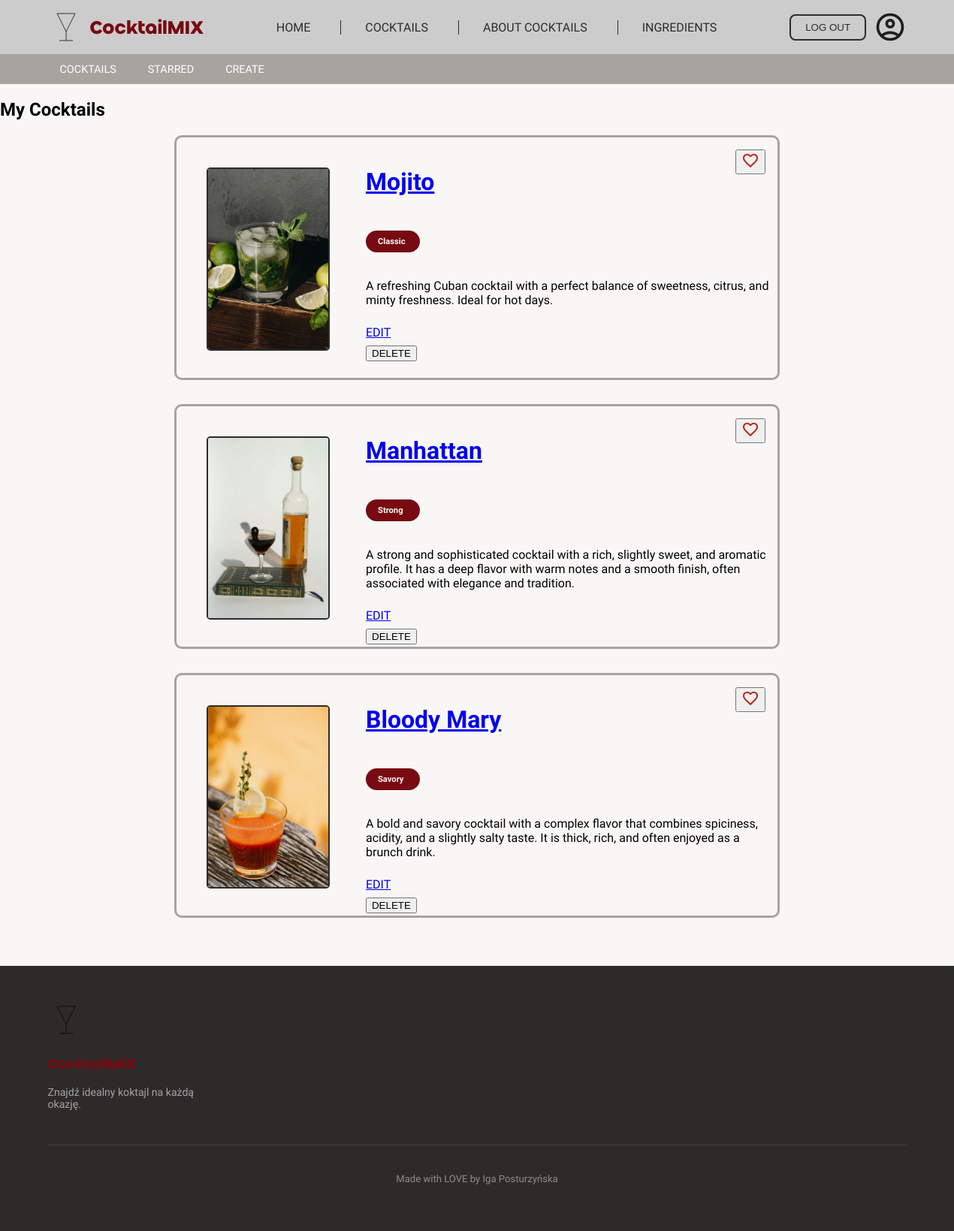
/cocktails/users_cocktails/ (signed in), run on the app's committed database.
### cocktails/models.py (models this page shows, shortened)
class Cocktail(models.Model):
    id = models.AutoField(primary_key=True)
    user = models.ForeignKey(settings.AUTH_USER_MODEL, on_delete=models.CASCADE, related_name='cocktails', null=True, blank=True)
    name = models.CharField(max_length=50)
    category = models.CharField(max_length=50)
    description = models.TextField(blank=True)
    image = models.ImageField(upload_to='cocktails/', blank=True, null=True)
    date = models.DateField(auto_now=True)
    ingredients = models.ManyToManyField(Ingredient, through='CocktailIngrediets', blank = True)

### cocktails/views.py (the view)
# urls.py: path('users_cocktails/', views.user_cocktails, name='users_cocktails'),
def user_cocktails(request):
    cocktails = request.user.cocktails.all()
    return render(request, 'cocktails/user_cocktails.html', {'user': request.user, 'cocktails':cocktails})

### cocktails/templates/cocktails/user_cocktails.html (shortened to what this page needs)
{% extends 'base.html' %}
{% block content %}
{% if request.user.is_authenticated %}
    <div class="small_nav">
                <a href="{% url 'cocktails' %}">COCKTAILS</a>
                <a href="/cocktails/users_favourite_cocktails/">STARRED</a>
                <a href="/cocktails/create/">CREATE</a>
    </div>
    {% endif %}
<section>
    <div>
        <h1>My Cocktails</h1>
        {% for cocktail in cocktails %}
            {% include 'cocktails/cocktail_index.html' with cocktail=cocktail %}
        {% empty %}
            <p>Nie masz jeszcze żadnych koktajli.</p>
            <a href="/cocktails/create/">Create your own Cocktail!</a>
        {% endfor %}
    </div>
</section>
{% endblock %}

### cocktails/templates/cocktails/cocktail_index.html (shortened to what this page needs)
{% load static %}
<div class="cocktail-card">
    <a href="{% url 'cocktail_details' cocktail.id %}">
        {% if cocktail.image %}
        <img src="{{ cocktail.image.url }}" alt="{{ cocktail.name }}" class="drink_photo">
        {% else %}
        <img src="{% static 'icons/glass-coctail-svgrepo-com.svg' %}" alt="{{ cocktail.name }}" class="drink_photo">
        {% endif %}
    </a>
    <form method="POST" action="{% url 'toggle-star' cocktail.id %}">
        <button class="starred_button"><img src="{% static 'icons/starred.svg' %}"></button>
    </form>
    <div class="cocktail-card-body">
        <a href="{% url 'cocktail_details' cocktail.id %}">
            <h2 class="drink_name">{{ cocktail.name }}</h2>
        </a>
        <h3 class="drink_category">{{ cocktail.category }}</h3>
        <p class="drink_description">{{ cocktail.description }}</p>
        {% if request.user == cocktail.user %}
        <a href="{% url 'edit_cocktail' cocktail.id %}">EDIT</a>
        <form method="POST" action="{% url 'delete_cocktail' cocktail.id %}">
            <button type="submit">DELETE</button>
        </form>
        {% endif %}
    </div>
</div>

### static/css/base.css (style rules this page uses)
body { margin: 0; padding: 0; overflow-x: hidden; }
body { font-family: "Ubuntu", sans-serif; background-color: #F9F7F6; }
.cocktail-card { position: relative; display: flex; gap: 1.5rem; align-items: flex-start; height: 20rem; width: 50rem; margin: 0 auto 2rem auto; border: 3px solid #A7A4A0; border-radius: 10px; }
.drink_photo { height: 15rem; margin-left: 2.5rem; margin-top: 2.5rem; border: 2px solid #2D2B2A; border-radius: 5px; flex-shrink: 0; max-width: 10rem; }
.cocktail-card-body { display: flex; flex-direction: column; gap: 0.5rem; }
.drink_name { margin-top: 2.5rem; font-size: 2rem; }
.drink_category { font-size: 0.7rem; color: #F9F7F6; background-color: #780A12; padding: 0.5rem 1rem; max-width: 40px; border-radius: 16px; }
.small_nav { position: sticky; top: 72px; z-index: 99; height: 2.5rem; width: 100%; background-color: #A7A4A0; display: flex; align-items: center; gap: 10px; padding-left: 5%; }
.small_nav a { color: white; text-decoration: none; padding: 0.3rem 1rem; border-radius: 6px; font-size: 0.9rem; transition: background 0.2s; }
.starred_button { position: absolute; top: 1rem; right: 1rem; }

### data on the page
Cocktail: image (picture), name "Mojito", category "Classic", description "A refreshing Cuban cocktail with a perfect balance of sweetness, citrus, and minty freshness. Ideal for hot days.", shows "EDIT"
Cocktail: image (picture), name "Manhattan", category "Strong", description "A strong and sophisticated cocktail with a rich, slightly sweet, and aromatic profile. It has a deep flavor with warm notes and a smooth finish, often associated with elegance and tradition.", shows "EDIT"
Cocktail: image (picture), name "Bloody Mary", category "Savory", description "A bold and savory cocktail with a complex flavor that combines spiciness, acidity, and a slightly salty taste. It is thick, rich, and often enjoyed as a brunch drink.", shows "EDIT"
